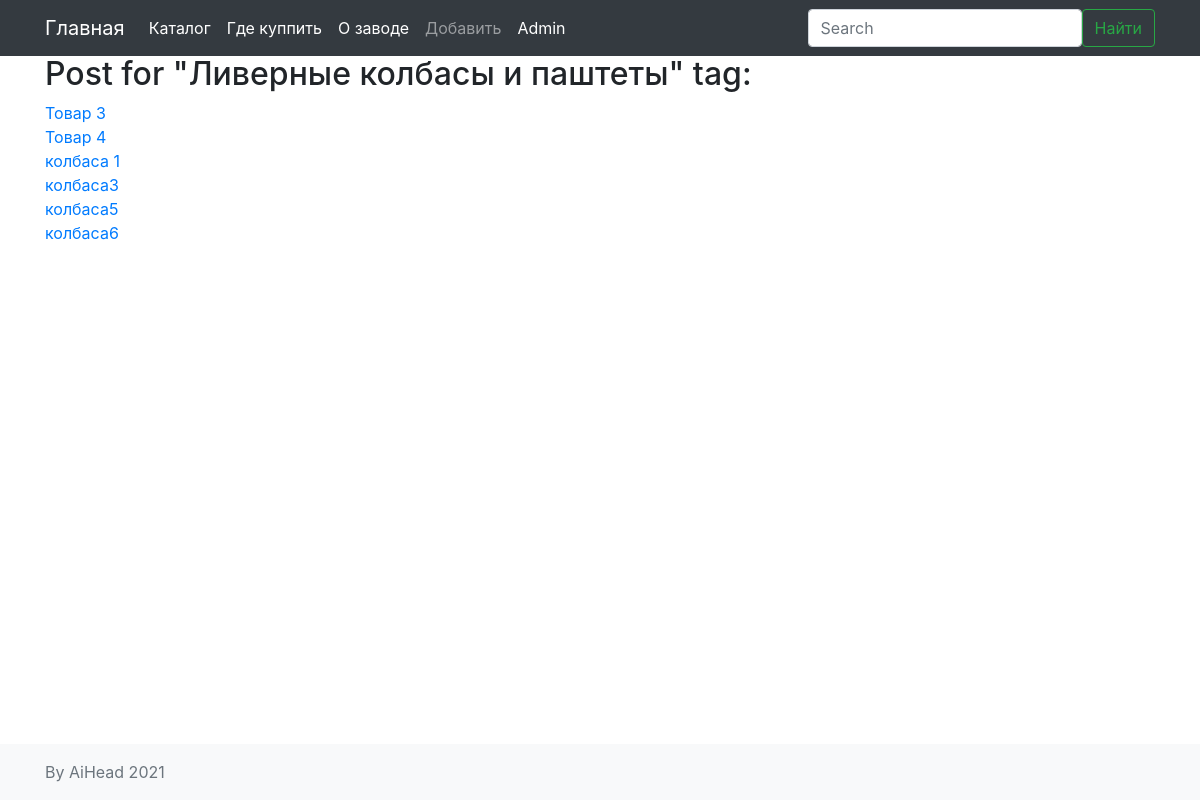
Page /blog/tag/Ливерные-колбасы-и-паштеты (signed in) on the earlier database version.
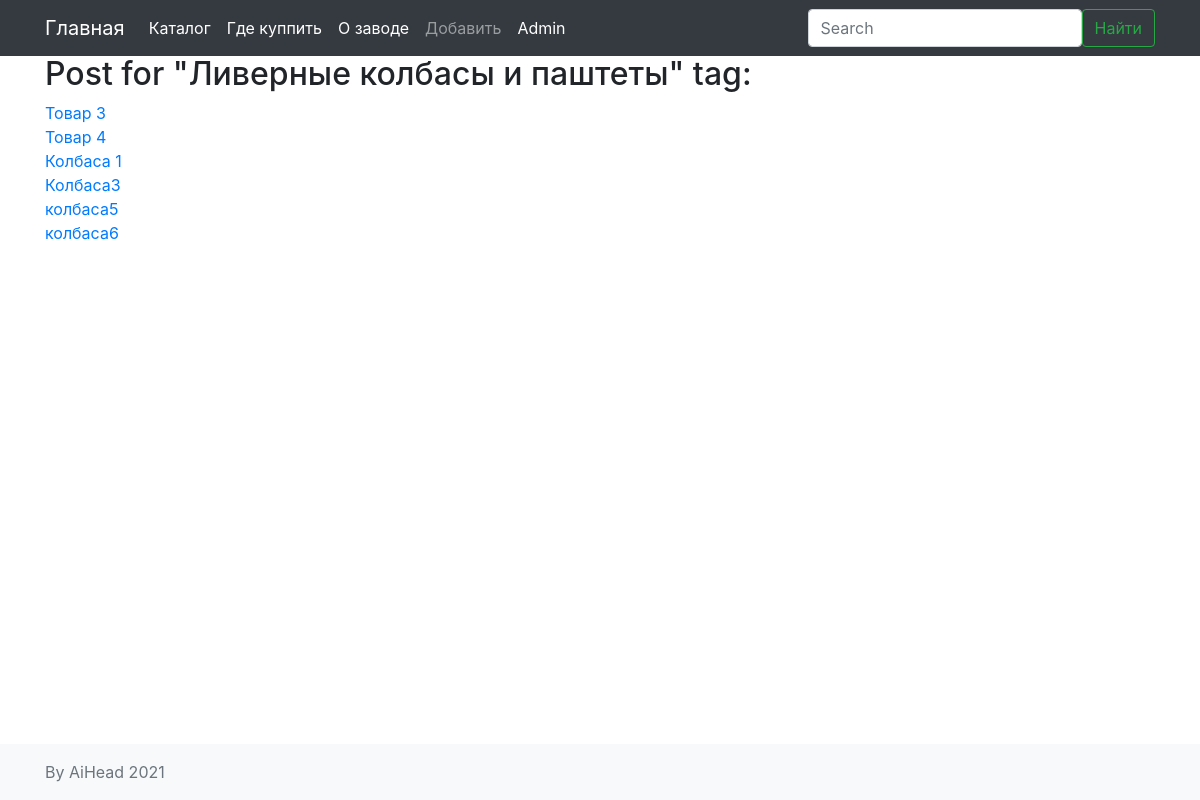
Same page on the later database version.
### models.py (models this page shows, shortened)
class Post(db.Model):
    id = db.Column(db.Integer, primary_key=True)
    title = db.Column(db.String(140))
    slug = db.Column(db.String(140), unique=True)
    body = db.Column(db.Text)
    image = db.Column(db.String(150), default='')
    created = db.Column(db.DateTime, default=datetime.now())
    tags = db.relationship('Tag', secondary=post_tags, backref=db.backref('posts', lazy='dynamic'))

### posts/blueprint.py (the view)
@posts.route('/tag/<slug>')
def tag_detail(slug):
    tag = Tag.query.filter(Tag.slug == slug).first_or_404()
    posts = tag.posts.all()
    return render_template('posts/tag_detail.html', tag=tag, posts=posts)

### posts/templates/posts/tag_detail.html (shortened to what this page needs)
{% extends 'base.html' %}
{% block content_title %}
    Post for "{{ tag.name }}" tag:
{% endblock %}
{% block content %}
    {% for post in posts %}
        <div class="post">
            <a href="{{ url_for('posts.post_detail', slug=posts.slug) }}">{{ post.title }}</a>
        </div>
    {% endfor %}
{% endblock %}

Differences in the rows shown:
changed Post: title "колбаса 1" → "Колбаса 1"
changed Post: title "колбаса3" → "Колбаса3"
